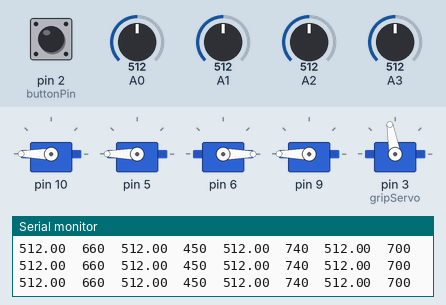
Bench run of a sketch on a simulated Arduino Uno, built with avr-gcc and run on an emulated ATmega328P. On the bench: 5 × servo, the last lines printed to the serial monitor. The inputs (shaded band) are chosen by the test bench; at power-on: A2 = 512, A0 = 512, A1 = 512, A3 = 512, pin 2 (buttonPin) HIGH.

Above: at 4.2 s.
4.3 s: A2 set to 716
At 4.9 s:
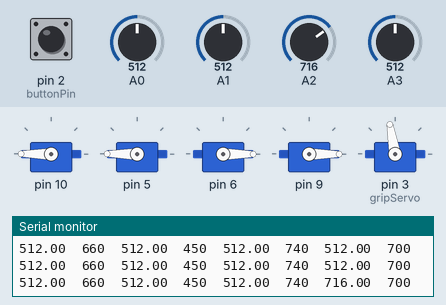
7.3 s: A0 set to 716
At 7.9 s:
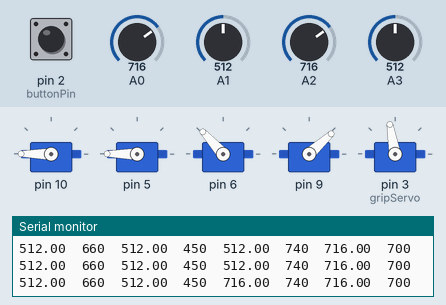
10.3 s: A1 set to 650
At 10.9 s:
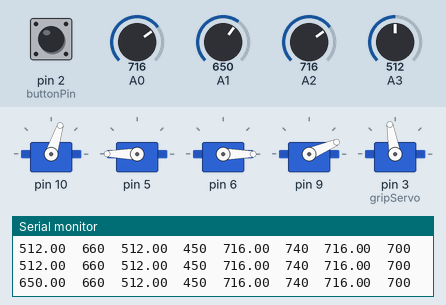
13.3 s: A1 set to 665
At 13.9 s:
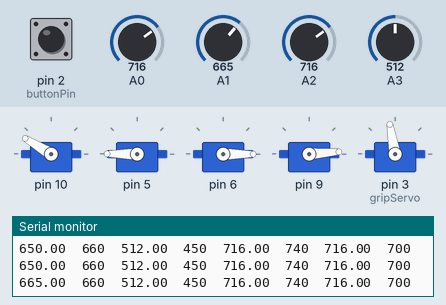
16.3 s: A3 set to 458
At 17.0 s:
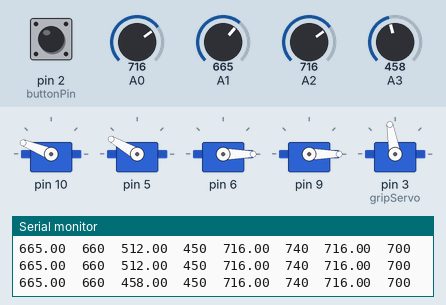
19.3 s: A3 set to 440
At 19.9 s:
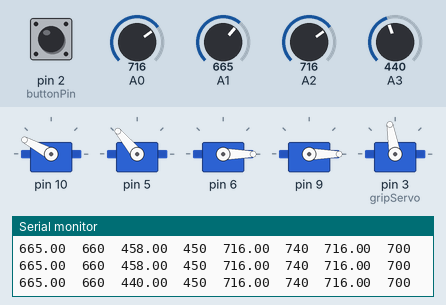
Timing chart, 0 to 28.1 s (numbered marks = the images above; inputs shaded):
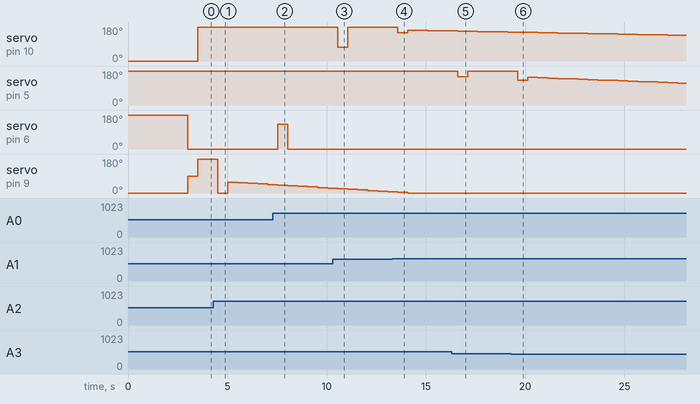

The sketch:

Robotic_Hand_Final.ino
```cpp
#include <Servo.h>
#include <PID_v1.h>

class Finger {
  public:
    int sensorPin;
    int servoPin;
    int from, to;
    double input, output, setpoint;
    double Kp, Ki, Kd;
    PID* pid;
    Servo servo;

    Finger(int sPin, int svPin, double sp, double kp, double ki, double kd, int fr, int t)
      : sensorPin(sPin), servoPin(svPin), setpoint(sp), Kp(kp), Ki(ki), Kd(kd) {

      from = fr;
      to = t;
      input = analogRead(sensorPin);
      output = 0;
      pid = new PID(&input, &output, &setpoint, Kp, Ki, Kd, DIRECT);
      pid->SetOutputLimits(0, 180);
      pid->SetMode(AUTOMATIC);
    }

   void attach() {
      servo.attach(servoPin);
    }

    void update() {
      input = analogRead(sensorPin);
      if(input<setpoint+5 && input > setpoint-10) servo.write(output);
      else {
      pid->Compute();
      output=map(output,0,180,from,to);
      servo.write(output);
      }
    }
};

Finger middleFinger(A1, 10, 660, 3.0, 2.0, 0.1, 0, 180);   // Middle & Ring (PID)
Finger indexFinger(A3, 5, 450, 3.0, 2.00, 0.1, 180, 0);     // Index (PID)
Finger thumbFinger(A0, 6, 740, 3.0, 2.00, 0.1, 180, 0);     // Thumb (PID)
Finger pinkyFinger(A2, 9, 700, 3.0, 2.00, 0.1, 0, 180);     // pinky (PID)

/*
Finger middleFinger(A1, 10, 660, 0.8, 0.05, 0.1, 0, 180);   // Middle & Ring (PID)
Finger indexFinger(A3, 5, 650, 1.2, 0.05, 0.1, 180, 0);     // Index (PID)
Finger thumbFinger(A0, 6, 800, 0.8, 0.05, 0.1, 180, 0);     // Thumb (PID)
Finger pinkyFinger(A2, 9, 700, 0.8, 0.05, 0.1, 0, 180);     // pinky (PID)
*/

Servo gripServo;   // Grip (simple servo)

const int buttonPin = 2;  // the number of the pushbutton pin
int buttonState = 0;  // variable for reading the pushbutton status

void setup() {
  Serial.begin(9600);
  Serial.println("Middle\tMidSP\tIndex\tIndSP\tThumb\tThSP\tPinky\tPinSP");
  pinMode(buttonPin, INPUT_PULLUP);

  middleFinger.attach();
  indexFinger.attach();
  thumbFinger.attach();
  pinkyFinger.attach();
  gripServo.attach(3);

  // Startup positions
  middleFinger.servo.write(0);
  indexFinger.servo.write(180);
  thumbFinger.servo.write(180);
  pinkyFinger.servo.write(0);
  gripServo.write(100);  // Half-closed grip
  delay(1500);

  gripServo.write(100);  // Half-closed grip
  delay(1500);

}
void loop() {
  // Update PID-controlled fingers
  buttonState = digitalRead(buttonPin);

  // check if the pushbutton is pressed. If it is, the buttonState is HIGH:
  if (buttonState == HIGH) {
  middleFinger.update();
  indexFinger.update();
  thumbFinger.update();
  pinkyFinger.update();

  Serial.print(middleFinger.input); Serial.print("\t");
  Serial.print(660);                Serial.print("\t");
  Serial.print(indexFinger.input);  Serial.print("\t");
  Serial.print(450);                Serial.print("\t");
  Serial.print(thumbFinger.input);  Serial.print("\t");
  Serial.print(740);                Serial.print("\t");
  Serial.print(pinkyFinger.input);  Serial.print("\t");
  Serial.println(700); // Last one ends with println

  delay(500);

  } else {
  middleFinger.servo.write(0);
  indexFinger.servo.write(180);
  thumbFinger.servo.write(180);
  pinkyFinger.servo.write(0);
  gripServo.write(100);  // Half-closed grip
  delay(1500);

  gripServo.write(100);  // Half-closed grip
  delay(1500);
    }

}
```

Measured:
- the behaviour switches between 664 and 665 on A1 (found by bisection; images 3 and 4)
- the behaviour switches between 441 and 440 on A3 (found by bisection; images 5 and 6)
- after the input at 4.3 s, servo on pin 9: 180° → 0° after 0.22 s, → 58° 0.50 s later, → 55° 0.50 s later, → 52° 0.50 s later, … (6 changes in this stretch)
- after the input at 7.3 s, servo on pin 6: 0° → 132° after 0.24 s, → 0° 0.50 s later
- after the input at 10.3 s, servo on pin 10: 180° → 72° after 0.26 s, → 180° 0.50 s later
- after the input at 13.3 s, servo on pin 10: 180° → 149° after 0.29 s, → 163° 0.50 s later, → 162° 0.50 s later, → 161° 0.50 s later, … (6 changes in this stretch)
- after the input at 16.3 s, servo on pin 5: 180° → 150° after 0.31 s, → 180° 0.50 s later
- after the input at 19.3 s, servo on pin 5: 180° → 130° after 0.33 s, → 146° 0.50 s later, → 144° 0.50 s later, → 142° 0.50 s later, … (17 changes in this stretch)
